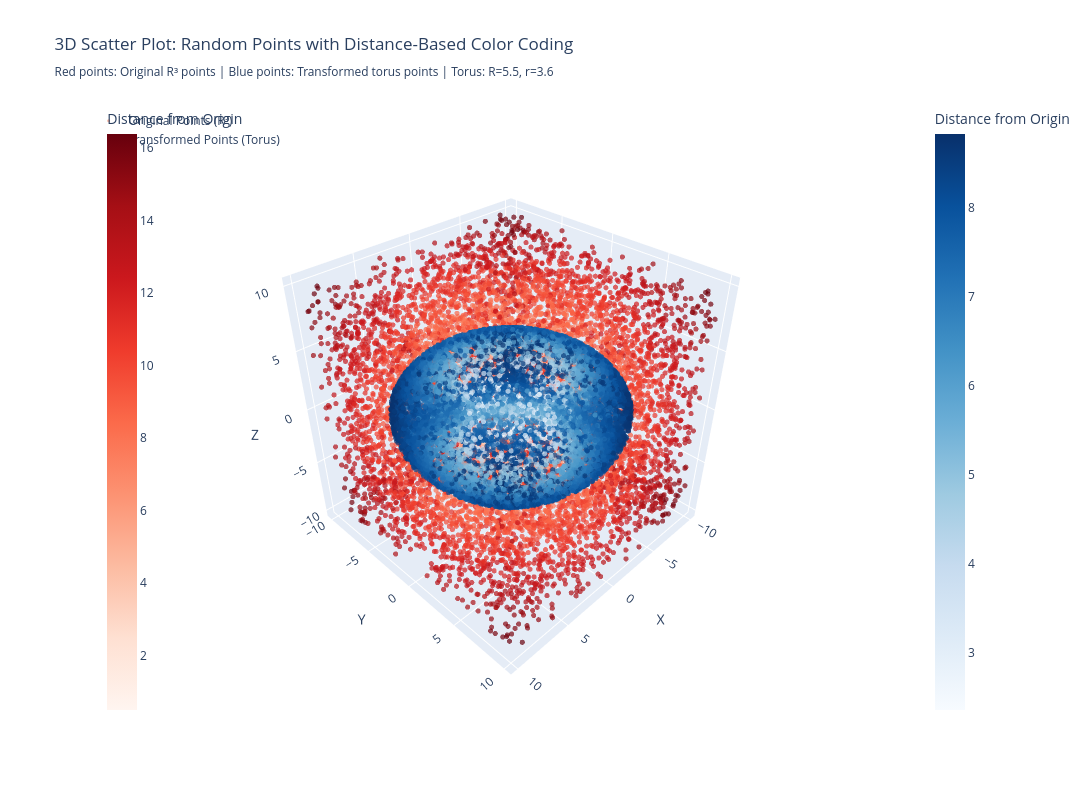

Here is the notebook cell this chart was saved with:
### Code cell
# Advanced visualization with color coding based on distance from origin
fig = go.Figure()

# Add original points with color based on distance from origin
fig.add_trace(go.Scatter3d(
    x=x_original,
    y=y_original,
    z=z_original,
    mode='markers',
    marker=dict(
        size=3,
        color=dist_original,
        colorscale='Reds',
        colorbar=dict(title="Distance from Origin", x=0.02),
        opacity=0.7
    ),
    name='Original Points (R³)',
    text=[f'Original: ({x_original[i]:.2f}, {y_original[i]:.2f}, {z_original[i]:.2f})<br>Distance: {dist_original[i]:.2f}' 
          for i in range(n_points)],
    hovertemplate='%{text}<extra></extra>'
))

# Add transformed points with color based on distance from origin
fig.add_trace(go.Scatter3d(
    x=x_transformed,
    y=y_transformed,
    z=z_transformed,
    mode='markers',
    marker=dict(
        size=3,
        color=dist_transformed,
        colorscale='Blues',
        colorbar=dict(title="Distance from Origin", x=0.98),
        opacity=0.7
    ),
    name='Transformed Points (Torus)',
    text=[f'Transformed: ({x_transformed[i]:.3f}, {y_transformed[i]:.3f}, {z_transformed[i]:.3f})<br>Distance: {dist_transformed[i]:.3f}' 
          for i in range(n_points)],
    hovertemplate='%{text}<extra></extra>'
))

# Update layout
fig.update_layout(
    title='3D Scatter Plot: Random Points with Distance-Based Color Coding<br>' +
          f'<sub>Red points: Original R³ points | Blue points: Transformed torus points | ' +
          f'Torus: R={R:.1f}, r={r:.1f}</sub>',
    scene=dict(
        xaxis_title='X',
        yaxis_title='Y',
        zaxis_title='Z',
        camera=dict(
            eye=dict(x=1.5, y=1.5, z=1.5)
        )
    ),
    width=1200,
    height=800,
    legend=dict(
        yanchor="top",
        y=0.99,
        xanchor="left",
        x=0.01
    )
)

fig.show()

### Figure 1 — Plotly figure (JSON) as saved in the notebook; plotly's stock layout.template omitted (floating-point values rounded to 4 significant figures; data arrays with more than 128 entries replaced by an {"elided": "..."} marker saying what was removed)
{"data": [{"hovertemplate": "%{text}<extra></extra>", "marker": {"color": {"elided": "10000 float values"}, "colorbar": {"title": {"text": "Distance from Origin"}, "x": 0.02}, "colorscale": [[0, "rgb(255,245,240)"], [0.125, "rgb(254,224,210)"], [0.25, "rgb(252,187,161)"], [0.375, "rgb(252,146,114)"], [0.5, "rgb(251,106,74)"], [0.625, "rgb(239,59,44)"], [0.75, "rgb(203,24,29)"], [0.875, "rgb(165,15,21)"], [1, "rgb(103,0,13)"]], "opacity": 0.7, "size": 3}, "mode": "markers", "name": "Original Points (R³)", "text": {"elided": "10000 str values"}, "type": "scatter3d", "x": {"elided": "10000 float values"}, "y": {"elided": "10000 float values"}, "z": {"elided": "10000 float values"}}, {"hovertemplate": "%{text}<extra></extra>", "marker": {"color": {"elided": "10000 float values"}, "colorbar": {"title": {"text": "Distance from Origin"}, "x": 0.98}, "colorscale": [[0, "rgb(247,251,255)"], [0.125, "rgb(222,235,247)"], [0.25, "rgb(198,219,239)"], [0.375, "rgb(158,202,225)"], [0.5, "rgb(107,174,214)"], [0.625, "rgb(66,146,198)"], [0.75, "rgb(33,113,181)"], [0.875, "rgb(8,81,156)"], [1, "rgb(8,48,107)"]], "opacity": 0.7, "size": 3}, "mode": "markers", "name": "Transformed Points (Torus)", "text": {"elided": "10000 str values"}, "type": "scatter3d", "x": {"elided": "10000 float values"}, "y": {"elided": "10000 float values"}, "z": {"elided": "10000 float values"}}], "layout": {"height": 800, "legend": {"x": 0.01, "xanchor": "left", "y": 0.99, "yanchor": "top"}, "scene": {"camera": {"eye": {"x": 1.5, "y": 1.5, "z": 1.5}}, "xaxis": {"title": {"text": "X"}}, "yaxis": {"title": {"text": "Y"}}, "zaxis": {"title": {"text": "Z"}}}, "title": {"text": "3D Scatter Plot: Random Points with Distance-Based Color Coding<br><sub>Red points: Original R³ points | Blue points: Transformed torus points | Torus: R=5.5, r=3.6</sub>"}, "width": 1200}}
